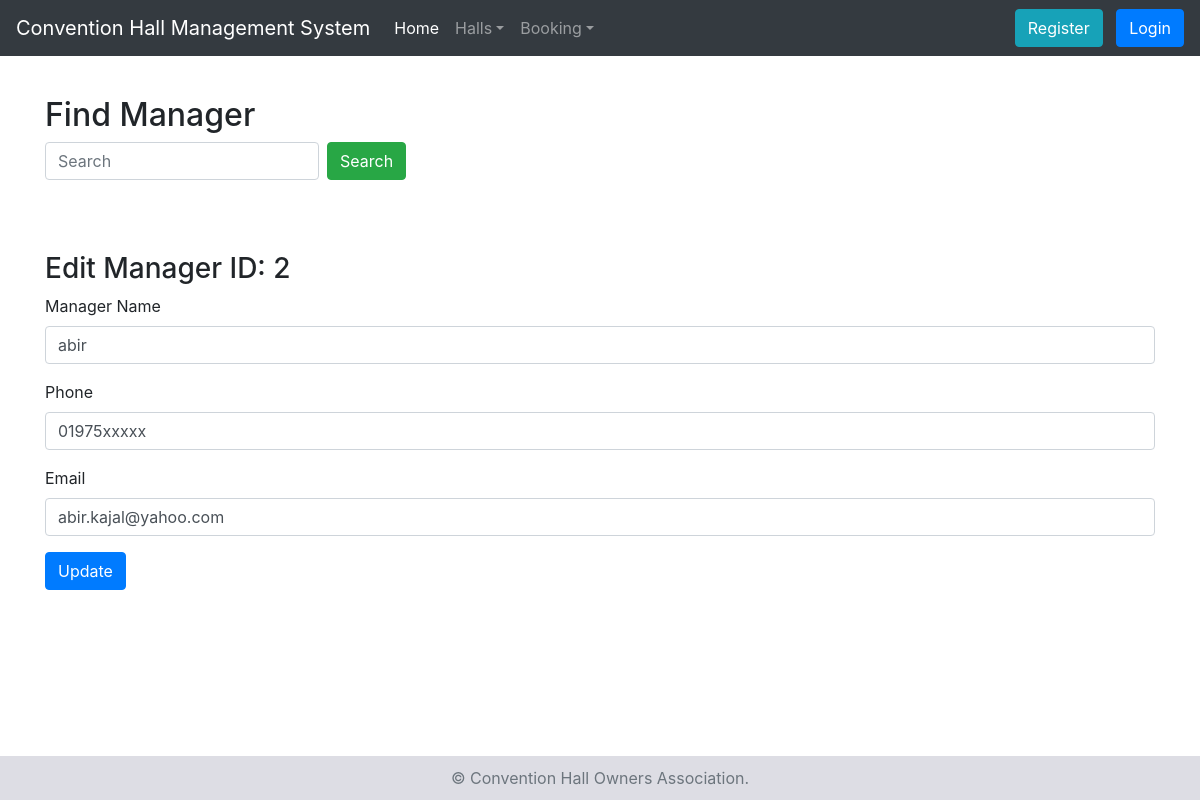
The page /edit_manager.php?manager_id=2 on the database as committed earlier.
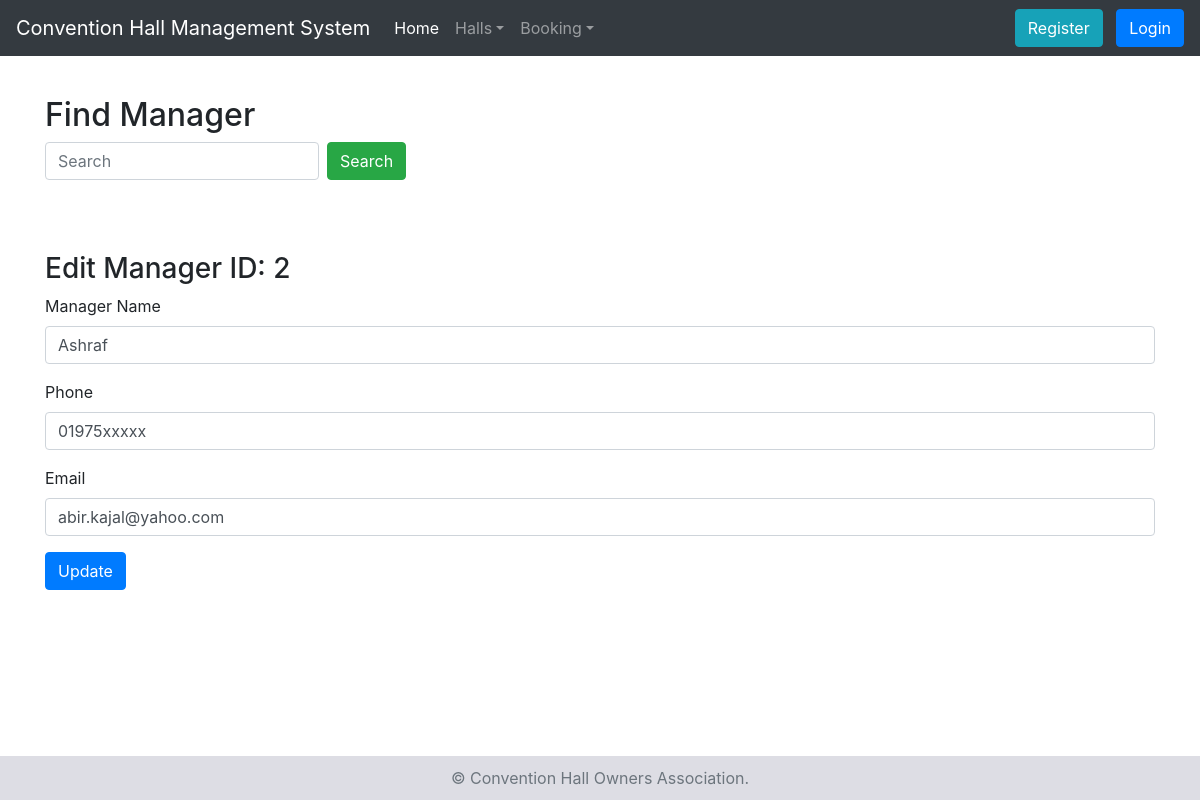
The same page on the database as committed later.
### tables this page shows
CREATE TABLE `manager` (
  `manager_id` int(10) NOT NULL,
  `name` varchar(200) NOT NULL,
  `phone` varchar(15) NOT NULL,
  `email` varchar(200) NOT NULL,
  `user_id` int(3) NOT NULL
);

### edit_manager.php (the view, shortened to what this page needs)
<?php include('includes/header.php'); ?>
<h2>Find Manager</h2>
 <form class="form-inline my-2 my-lg-0">
  <input class="form-control mr-sm-2" type="text" name="manager_id" placeholder="Search" aria-label="Search">
  <button class="btn btn-success my-2 my-sm-0" type="submit">Search</button>
 </form>
 <br>
 <br>
 <br>
<?php
if(isset($_GET['manager_id']) ){
	$manager_id = $_GET['manager_id'];
	$q = "SELECT * FROM manager where manager_id='{$manager_id}'";
	$res = mysqli_query($dblink, $q);
	if(mysqli_num_rows($res)>0){
		$manager  = mysqli_fetch_assoc($res);
		$name =  $manager['name'];
		$phone =  $manager['phone'];
		$email =  $manager['email'];
?>
	<h3>Edit Manager ID: <?php echo $manager_id?></h3>
	<form method="post" action="edit_manager.php">
	  <div class="form-group">
	    <label for="name">Manager Name</label>
	    <input type="text" name="name" value="<?php echo $name?>" required class="form-control" id="name" aria-describedby="emailHelp" placeholder="Enter Name">
	  </div>
	  <div class="form-group">
	    <label for="phone">Phone</label>
	    <input type="text" name="phone" value="<?php echo $phone?>" required class="form-control" id="phone" placeholder="Enter Phone">
	  </div>
	 	<div class="form-group">
	    <label for="email">Email</label>
	    <input type="text" name="email" value="<?php echo $email?>" required class="form-control" id="email" placeholder="Enter Email">
	  </div>
	  <button type="submit" name="update" class="btn btn-primary">Update</button>
	</form>
<?php
	}
	else{
		alertMsg('Manager ID: <strong>'.$manager_id.'</strong> Not Found.');
	}
}
?>
<?php include('includes/footer.php'); ?>

Rows that differ between the two databases and show on the page:
changed manager "01975xxxxx": name "abir" → "Ashraf"
